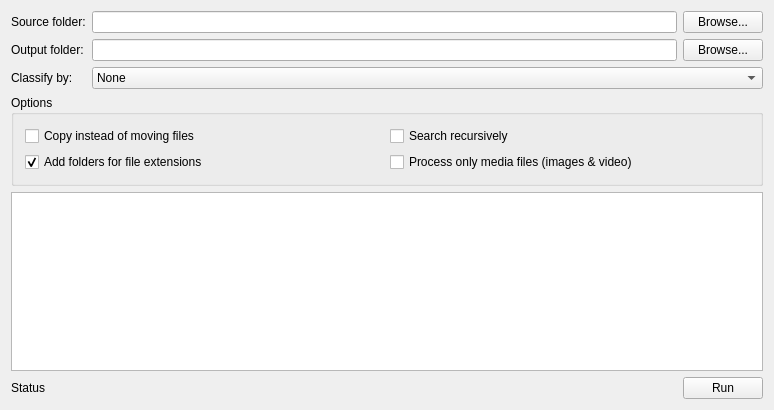
<?xml version="1.0" encoding="UTF-8"?>
<ui version="4.0">
 <class>Window</class>
 <widget class="QWidget" name="Window">
  <property name="geometry">
   <rect>
    <x>0</x>
    <y>0</y>
    <width>774</width>
    <height>410</height>
   </rect>
  </property>
  <property name="windowTitle">
   <string>Window</string>
  </property>
  <layout class="QGridLayout" name="gridLayout">
   <item row="2" column="1" colspan="2">
    <widget class="QComboBox" name="cmbClassificationCriteria">
     <property name="currentIndex">
      <number>0</number>
     </property>
     <item>
      <property name="text">
       <string>None</string>
      </property>
     </item>
     <item>
      <property name="text">
       <string>By year</string>
      </property>
     </item>
     <item>
      <property name="text">
       <string>By year and month</string>
      </property>
     </item>
     <item>
      <property name="text">
       <string>By year, month and day</string>
      </property>
     </item>
    </widget>
   </item>
   <item row="3" column="0" colspan="3">
    <widget class="QGroupBox" name="groupBox">
     <property name="title">
      <string>Options</string>
     </property>
     <layout class="QGridLayout" name="gridLayout_2">
      <item row="0" column="0">
       <widget class="QCheckBox" name="chkUseCopy">
        <property name="text">
         <string>Copy instead of moving files</string>
        </property>
       </widget>
      </item>
      <item row="1" column="0">
       <widget class="QCheckBox" name="chkAddFoldersForExtensions">
        <property name="text">
         <string>Add folders for file extensions</string>
        </property>
        <property name="checked">
         <bool>true</bool>
        </property>
       </widget>
      </item>
      <item row="0" column="1">
       <widget class="QCheckBox" name="chkSearchRecursively">
        <property name="text">
         <string>Search recursively</string>
        </property>
       </widget>
      </item>
      <item row="1" column="1">
       <widget class="QCheckBox" name="chkOnlyMedia">
        <property name="text">
         <string>Process only media files (images &amp;&amp; video)</string>
        </property>
       </widget>
      </item>
     </layout>
    </widget>
   </item>
   <item row="0" column="0">
    <widget class="QLabel" name="label">
     <property name="text">
      <string>Source folder:</string>
     </property>
    </widget>
   </item>
   <item row="5" column="2">
    <widget class="QPushButton" name="btnRun">
     <property name="text">
      <string>Run</string>
     </property>
    </widget>
   </item>
   <item row="1" column="0">
    <widget class="QLabel" name="label_2">
     <property name="text">
      <string>Output folder:</string>
     </property>
    </widget>
   </item>
   <item row="1" column="1">
    <widget class="QLineEdit" name="txtOutputFolder"/>
   </item>
   <item row="0" column="2">
    <widget class="QPushButton" name="btnBrowseSourceFolder">
     <property name="text">
      <string>Browse...</string>
     </property>
    </widget>
   </item>
   <item row="1" column="2">
    <widget class="QPushButton" name="btnBrowseOutputFolder">
     <property name="text">
      <string>Browse...</string>
     </property>
    </widget>
   </item>
   <item row="5" column="0" colspan="2">
    <widget class="QLabel" name="lblStatus">
     <property name="text">
      <string>Status</string>
     </property>
    </widget>
   </item>
   <item row="2" column="0">
    <widget class="QLabel" name="label_3">
     <property name="text">
      <string>Classify by:</string>
     </property>
    </widget>
   </item>
   <item row="0" column="1">
    <widget class="QLineEdit" name="txtSourceFolder"/>
   </item>
   <item row="4" column="0" colspan="3">
    <widget class="QPlainTextEdit" name="txtLog">
     <property name="readOnly">
      <bool>true</bool>
     </property>
    </widget>
   </item>
  </layout>
 </widget>
 <layoutdefault spacing="6" margin="11"/>
 <resources/>
 <connections/>
</ui>
